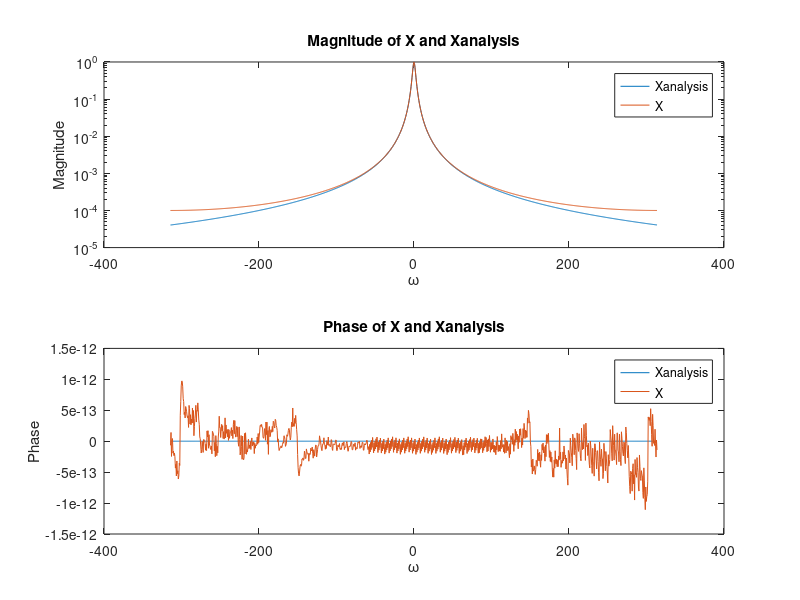

This chart was generated by the following MATLAB code:
tau = 0.01;
T = 10;
N = T / tau;
t = [0:tau:T - 0.01];
x = exp(-2 .* abs(t));
y = exp(-2 .* abs(t - 5));
Y = fftshift(tau * fft(y));
w = -(pi / tau) + (0:N - 1) * (2 * pi / (N * tau));

phase = exp(1j * 5 * w)
X = Y .* phase;

Xanalysis = 1 ./ (2 + 1j * w) + 1 ./ (2 - 1j * w);

subplot(2, 1, 1)
semilogy(w, abs(Xanalysis))
hold on
semilogy(w, abs(X))
title('Magnitude of X and Xanalysis')
xlabel('\omega')
ylabel('Magnitude')
legend('Xanalysis', 'X')
subplot(2, 1, 2)
plot(w, angle(Xanalysis))
hold on
plot(w, angle(X))
title('Phase of X and Xanalysis')
xlabel('\omega')
ylabel('Phase')
legend('Xanalysis', 'X')
